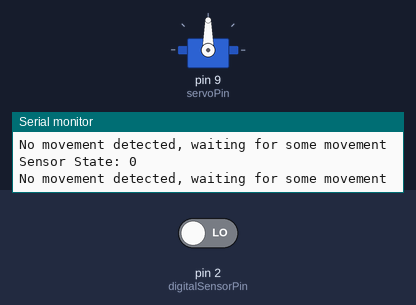
The sketch below on a simulated Arduino Uno, built with avr-gcc and run on an emulated ATmega328P. On the bench: servo, the last lines printed to the serial monitor. Inputs (shaded band) come from the test bench; at power-on: pin 2 (digitalSensorPin) LOW.

Above: at 1.8 s.
1.9 s: pin 2 (digitalSensorPin) driven HIGH
At 2.49 s:
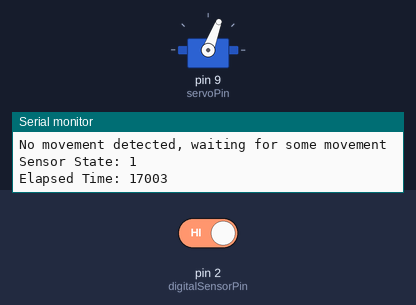
At 3.9 s:
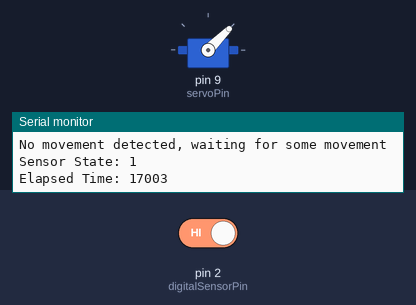
Timing chart, 0 to 10.5 s (numbered marks = the images above; inputs shaded):
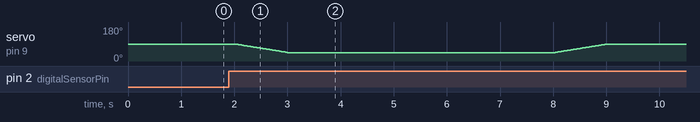

The sketch:

petfeedersystem.ino
```cpp
#include <Servo.h>

const int digitalSensorPin = 2;
const int dispenseAngle = 45;
const int startAngle = 90;

const int servoPin = 9;

const int waitTimeShort = 500;
const int waitTimeMiddle = 1000;
const int waitTimeLong = 5000;

const unsigned long dispensingInterval = 15000UL;

Servo myservo;

unsigned long lastDispenseTime = 0;

void initializeSystem();
void handleDispensing();

bool isSensorDispense();
bool isTimeDispense();

void moveServoSmoothly(int startAngle, int endAngle, int stepDelay);

void setup() {
    initializeSystem();
    lastDispenseTime = millis() - dispensingInterval;
}

void loop() {
    handleDispensing();
    delay(waitTimeShort);
}

void initializeSystem() {
    Serial.begin(9600);
    pinMode(digitalSensorPin, INPUT);
    myservo.attach(servoPin);
    myservo.write(startAngle);
}

void handleDispensing() {
    if (isSensorDispense() && isTimeDispense()) {
        moveServoSmoothly(startAngle, dispenseAngle, waitTimeMiddle / 45);
        delay(waitTimeLong);
        moveServoSmoothly(dispenseAngle, startAngle, waitTimeMiddle / 45);
        lastDispenseTime = millis();
        Serial.println("Food dispensed. Timer reset.");
    }
}

void moveServoSmoothly(int startAngle, int endAngle, int stepDelay) {
    if (startAngle < endAngle) {
        for (int angle = startAngle; angle <= endAngle; angle++) {
            myservo.write(angle);
            delay(stepDelay);
        }
    } else {
        for (int angle = startAngle; angle >= endAngle; angle--) {
            myservo.write(angle);
            delay(stepDelay);
        }
    }
}

bool isTimeDispense() {
    unsigned long currentTime = millis();
    unsigned long elapsedTime = currentTime - lastDispenseTime;
    Serial.print("Elapsed Time: ");
    Serial.println(elapsedTime);
    if (elapsedTime >= dispensingInterval) {
        return true;
    }
    Serial.print("Cannot dispense, wait for ");
    Serial.print(dispensingInterval - elapsedTime);
    Serial.println(" milliseconds.");
    return false;
}

bool isSensorDispense() {
    int sensorState = digitalRead(digitalSensorPin);
    Serial.print("Sensor State: ");
    Serial.println(sensorState);
    if (sensorState == HIGH) {
        return true;
    }
    Serial.println("No movement detected, waiting for some movement");
    return false;
}
```
